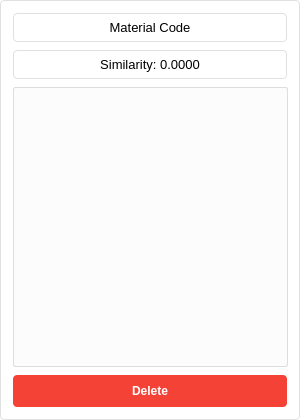
<?xml version="1.0" encoding="UTF-8"?>
<ui version="4.0">
 <class>ResultCard</class>
 <widget class="QFrame" name="ResultCard">
  <property name="geometry">
   <rect>
    <x>0</x>
    <y>0</y>
    <width>300</width>
    <height>420</height>
   </rect>
  </property>
  <property name="minimumSize">
   <size>
    <width>300</width>
    <height>420</height>
   </size>
  </property>
  <property name="maximumSize">
   <size>
    <width>301</width>
    <height>420</height>
   </size>
  </property>
  <property name="styleSheet">
   <string notr="true">QFrame {
    background-color: #ffffff;
    border: 1px solid #e0e0e0;
    border-radius: 4px;
}</string>
  </property>
  <property name="frameShape">
   <enum>QFrame::NoFrame</enum>
  </property>
  <property name="frameShadow">
   <enum>QFrame::Plain</enum>
  </property>
  <property name="lineWidth">
   <number>1</number>
  </property>
  <property name="midLineWidth">
   <number>0</number>
  </property>
  <layout class="QVBoxLayout" name="mainLayout">
   <property name="spacing">
    <number>8</number>
   </property>
   <property name="leftMargin">
    <number>12</number>
   </property>
   <property name="topMargin">
    <number>12</number>
   </property>
   <property name="rightMargin">
    <number>12</number>
   </property>
   <property name="bottomMargin">
    <number>12</number>
   </property>
   <item>
    <widget class="QLabel" name="materialLabel">
     <property name="font">
      <font>
       <pointsize>10</pointsize>
      </font>
     </property>
     <property name="frameShape">
      <enum>QFrame::NoFrame</enum>
     </property>
     <property name="frameShadow">
      <enum>QFrame::Plain</enum>
     </property>
     <property name="lineWidth">
      <number>1</number>
     </property>
     <property name="midLineWidth">
      <number>0</number>
     </property>
     <property name="text">
      <string>Material Code</string>
     </property>
     <property name="alignment">
      <set>Qt::AlignCenter</set>
     </property>
    </widget>
   </item>
   <item>
    <widget class="QLabel" name="similarityLabel">
     <property name="font">
      <font>
       <pointsize>10</pointsize>
      </font>
     </property>
     <property name="text">
      <string>Similarity: 0.0000</string>
     </property>
     <property name="alignment">
      <set>Qt::AlignCenter</set>
     </property>
    </widget>
   </item>
   <item>
    <widget class="QFrame" name="imageContainer">
     <property name="minimumSize">
      <size>
       <width>275</width>
       <height>280</height>
      </size>
     </property>
     <property name="maximumSize">
      <size>
       <width>275</width>
       <height>280</height>
      </size>
     </property>
     <property name="styleSheet">
      <string notr="true">background-color: transparent; border: none;</string>
     </property>
     <property name="frameShape">
      <enum>QFrame::NoFrame</enum>
     </property>
     <layout class="QVBoxLayout" name="imageContainerLayout">
      <property name="spacing">
       <number>0</number>
      </property>
      <property name="leftMargin">
       <number>0</number>
      </property>
      <property name="topMargin">
       <number>0</number>
      </property>
      <property name="rightMargin">
       <number>0</number>
      </property>
      <property name="bottomMargin">
       <number>0</number>
      </property>
      <item>
       <widget class="QLabel" name="imageLabel">
        <property name="minimumSize">
         <size>
          <width>100</width>
          <height>100</height>
         </size>
        </property>
        <property name="styleSheet">
         <string notr="true">QLabel {
    border: 1px solid #ddd;
    border-radius: 2px;
    background-color: #fcfcfc;
}</string>
        </property>
        <property name="text">
         <string/>
        </property>
        <property name="scaledContents">
         <bool>true</bool>
        </property>
        <property name="alignment">
         <set>Qt::AlignCenter</set>
        </property>
       </widget>
      </item>
     </layout>
    </widget>
   </item>
   <item>
    <layout class="QHBoxLayout" name="buttonLayout">
     <property name="spacing">
      <number>8</number>
     </property>
     <item>
      <widget class="QPushButton" name="deleteButton">
       <property name="minimumSize">
        <size>
         <width>0</width>
         <height>32</height>
        </size>
       </property>
       <property name="cursor">
        <cursorShape>PointingHandCursor</cursorShape>
       </property>
       <property name="styleSheet">
        <string notr="true">QPushButton {
    background-color: #f44336;
    color: white;
    border: none;
    border-radius: 4px;
    font-weight: bold;
    padding: 6px 12px;
}
QPushButton:hover {
    background-color: #d32f2f;
}
QPushButton:pressed {
    background-color: #b71c1c;
}</string>
       </property>
       <property name="text">
        <string>Delete</string>
       </property>
      </widget>
     </item>
    </layout>
   </item>
  </layout>
 </widget>
 <resources/>
 <connections/>
</ui>
